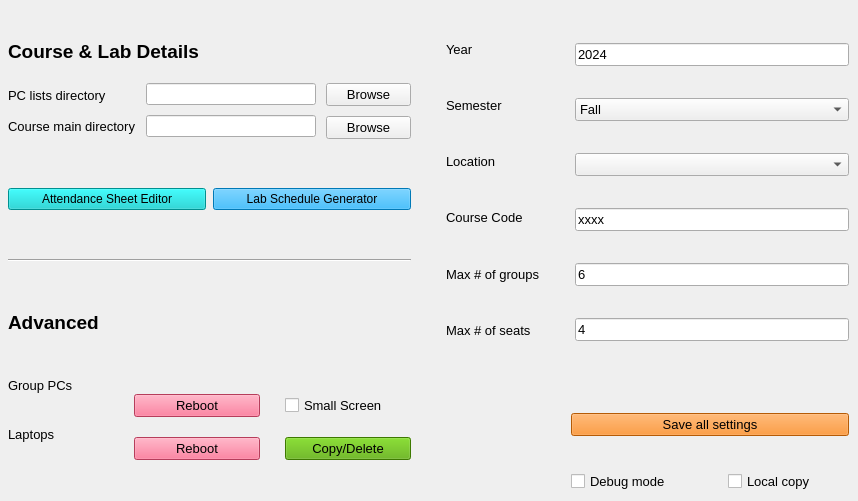
    <widget class="QWidget" name="Settings">
     <attribute name="title">
      <string>Settings</string>
     </attribute>
     <widget class="QWidget" name="layoutWidget">
      <property name="geometry">
       <rect>
        <x>8</x>
        <y>11</y>
        <width>841</width>
        <height>481</height>
       </rect>
      </property>
      <layout class="QHBoxLayout" name="horizontalLayout_4">
       <property name="spacing">
        <number>35</number>
       </property>
       <item>
        <layout class="QVBoxLayout" name="verticalLayout_15" stretch="1,0,0,1">
         <property name="spacing">
          <number>20</number>
         </property>
         <item>
          <layout class="QVBoxLayout" name="verticalLayout_16">
           <item>
            <widget class="QLabel" name="label_43">
             <property name="sizePolicy">
              <sizepolicy hsizetype="Preferred" vsizetype="Fixed">
               <horstretch>0</horstretch>
               <verstretch>0</verstretch>
              </sizepolicy>
             </property>
             <property name="font">
              <font>
               <family>Arial</family>
               <pointsize>14</pointsize>
               <weight>75</weight>
               <bold>true</bold>
              </font>
             </property>
             <property name="text">
              <string>Course &amp; Lab Details</string>
             </property>
            </widget>
           </item>
           <item>
            <layout class="QHBoxLayout" name="horizontalLayout_8" stretch="1,2,1">
             <property name="spacing">
              <number>10</number>
             </property>
             <item>
              <layout class="QVBoxLayout" name="verticalLayout_17">
               <item>
                <spacer name="verticalSpacer_4">
                 <property name="orientation">
                  <enum>Qt::Vertical</enum>
                 </property>
                 <property name="sizeType">
                  <enum>QSizePolicy::Fixed</enum>
                 </property>
                 <property name="sizeHint" stdset="0">
                  <size>
                   <width>20</width>
                   <height>2</height>
                  </size>
                 </property>
                </spacer>
               </item>
               <item>
                <widget class="QLabel" name="label_48">
                 <property name="font">
                  <font>
                   <family>Arial</family>
                   <pointsize>10</pointsize>
                  </font>
                 </property>
                 <property name="text">
                  <string>PC lists directory</string>
                 </property>
                </widget>
               </item>
               <item>
                <widget class="QLabel" name="label_44">
                 <property name="font">
                  <font>
                   <family>Arial</family>
                   <pointsize>10</pointsize>
                   <weight>50</weight>
                   <bold>false</bold>
                  </font>
                 </property>
                 <property name="text">
                  <string>Course main directory</string>
                 </property>
                </widget>
               </item>
               <item>
                <spacer name="verticalSpacer_3">
                 <property name="orientation">
                  <enum>Qt::Vertical</enum>
                 </property>
                 <property name="sizeType">
                  <enum>QSizePolicy::Fixed</enum>
                 </property>
                 <property name="sizeHint" stdset="0">
                  <size>
                   <width>20</width>
                   <height>2</height>
                  </size>
                 </property>
                </spacer>
               </item>
              </layout>
             </item>
             <item>
              <layout class="QVBoxLayout" name="verticalLayout_18">
               <item>
                <widget class="QLineEdit" name="lineEdit_pc_dir">
                 <property name="text">
                  <string/>
                 </property>
                </widget>
               </item>
               <item>
                <widget class="QLineEdit" name="lineEdit_course_dir">
                 <property name="text">
                  <string/>
                 </property>
                </widget>
               </item>
              </layout>
             </item>
             <item>
              <layout class="QVBoxLayout" name="verticalLayout_19">
               <item>
                <widget class="QPushButton" name="pushButton_pc_browse">
                 <property name="font">
                  <font>
                   <family>Arial</family>
                   <pointsize>10</pointsize>
                  </font>
                 </property>
                 <property name="text">
                  <string>Browse</string>
                 </property>
                </widget>
               </item>
               <item>
                <widget class="QPushButton" name="pushButton_course_dir_browse">
                 <property name="font">
                  <font>
                   <family>Arial</family>
                   <pointsize>10</pointsize>
                  </font>
                 </property>
                 <property name="text">
                  <string>Browse</string>
                 </property>
                </widget>
               </item>
              </layout>
             </item>
            </layout>
           </item>
          </layout>
         </item>
         <item>
          <layout class="QHBoxLayout" name="horizontalLayout_11" stretch="0,0">
           <property name="spacing">
            <number>7</number>
           </property>
           <item>
            <widget class="QPushButton" name="pushButton_attEdit">
             <property name="styleSheet">
              <string notr="true">background-color: rgb(0, 202, 202);</string>
             </property>
             <property name="text">
              <string>Attendance Sheet Editor</string>
             </property>
            </widget>
           </item>
           <item>
            <widget class="QPushButton" name="pushButton_labScheduler">
             <property name="styleSheet">
              <string notr="true">background-color: rgb(0, 170, 255);</string>
             </property>
             <property name="text">
              <string>Lab Schedule Generator</string>
             </property>
            </widget>
           </item>
          </layout>
         </item>
         <item>
          <widget class="Line" name="line_2">
           <property name="orientation">
            <enum>Qt::Horizontal</enum>
           </property>
          </widget>
         </item>
         <item>
          <layout class="QVBoxLayout" name="verticalLayout_20">
           <item>
            <widget class="QLabel" name="label_49">
             <property name="sizePolicy">
              <sizepolicy hsizetype="Preferred" vsizetype="Fixed">
               <horstretch>0</horstretch>
               <verstretch>0</verstretch>
              </sizepolicy>
             </property>
             <property name="font">
              <font>
               <family>Arial</family>
               <pointsize>14</pointsize>
               <weight>75</weight>
               <bold>true</bold>
              </font>
             </property>
             <property name="text">
              <string>Advanced</string>
             </property>
            </widget>
           </item>
           <item>
            <layout class="QHBoxLayout" name="horizontalLayout_9">
             <item>
              <layout class="QVBoxLayout" name="verticalLayout_21">
               <property name="sizeConstraint">
                <enum>QLayout::SetDefaultConstraint</enum>
               </property>
               <item>
                <spacer name="verticalSpacer_6">
                 <property name="orientation">
                  <enum>Qt::Vertical</enum>
                 </property>
                 <property name="sizeType">
                  <enum>QSizePolicy::Fixed</enum>
                 </property>
                 <property name="sizeHint" stdset="0">
                  <size>
                   <width>20</width>
                   <height>10</height>
                  </size>
                 </property>
                </spacer>
               </item>
               <item>
                <widget class="QLabel" name="label_50">
                 <property name="sizePolicy">
                  <sizepolicy hsizetype="Preferred" vsizetype="Fixed">
                   <horstretch>0</horstretch>
                   <verstretch>0</verstretch>
                  </sizepolicy>
                 </property>
                 <property name="font">
                  <font>
                   <family>Arial</family>
                   <pointsize>10</pointsize>
                   <weight>50</weight>
                   <bold>false</bold>
                  </font>
                 </property>
                 <property name="text">
                  <string>Group PCs</string>
                 </property>
                </widget>
               </item>
               <item>
                <widget class="QLabel" name="label_51">
                 <property name="sizePolicy">
                  <sizepolicy hsizetype="Preferred" vsizetype="Fixed">
                   <horstretch>0</horstretch>
                   <verstretch>0</verstretch>
                  </sizepolicy>
                 </property>
                 <property name="font">
                  <font>
                   <family>Arial</family>
                   <pointsize>10</pointsize>
                   <weight>50</weight>
                   <bold>false</bold>
                  </font>
                 </property>
                 <property name="text">
                  <string>Laptops</string>
                 </property>
                </widget>
               </item>
               <item>
                <spacer name="verticalSpacer_5">
                 <property name="orientation">
                  <enum>Qt::Vertical</enum>
                 </property>
                 <property name="sizeType">
                  <enum>QSizePolicy::Fixed</enum>
                 </property>
                 <property name="sizeHint" stdset="0">
                  <size>
                   <width>20</width>
                   <height>2</height>
                  </size>
                 </property>
                </spacer>
               </item>
              </layout>
             </item>
             <item>
              <layout class="QVBoxLayout" name="verticalLayout_9">
               <property name="leftMargin">
                <number>0</number>
               </property>
               <property name="topMargin">
                <number>0</number>
               </property>
               <property name="rightMargin">
                <number>0</number>
               </property>
               <property name="bottomMargin">
                <number>0</number>
               </property>
               <item>
                <spacer name="verticalSpacer_7">
                 <property name="orientation">
                  <enum>Qt::Vertical</enum>
                 </property>
                 <property name="sizeType">
                  <enum>QSizePolicy::Fixed</enum>
                 </property>
                 <property name="sizeHint" stdset="0">
                  <size>
                   <width>20</width>
                   <height>40</height>
                  </size>
                 </property>
                </spacer>
               </item>
               <item>
                <layout class="QHBoxLayout" name="horizontalLayout_20">
                 <item>
                  <widget class="QPushButton" name="pushButton_rebootPCs">
                   <property name="sizePolicy">
                    <sizepolicy hsizetype="Preferred" vsizetype="Fixed">
                     <horstretch>0</horstretch>
                     <verstretch>0</verstretch>
                    </sizepolicy>
                   </property>
                   <property name="minimumSize">
                    <size>
                     <width>126</width>
                     <height>23</height>
                    </size>
                   </property>
                   <property name="maximumSize">
                    <size>
                     <width>126</width>
                     <height>23</height>
                    </size>
                   </property>
                   <property name="font">
                    <font>
                     <family>Arial</family>
                     <pointsize>10</pointsize>
                    </font>
                   </property>
                   <property name="styleSheet">
                    <string notr="true">background-color: rgb(255, 85, 127);</string>
                   </property>
                   <property name="text">
                    <string>Reboot</string>
                   </property>
                  </widget>
                 </item>
                 <item>
                  <spacer name="horizontalSpacer_5">
                   <property name="orientation">
                    <enum>Qt::Horizontal</enum>
                   </property>
                   <property name="sizeType">
                    <enum>QSizePolicy::Fixed</enum>
                   </property>
                   <property name="sizeHint" stdset="0">
                    <size>
                     <width>5</width>
                     <height>5</height>
                    </size>
                   </property>
                  </spacer>
                 </item>
                 <item>
                  <widget class="QCheckBox" name="checkBox_small_scr">
                   <property name="font">
                    <font>
                     <family>Arial</family>
                     <pointsize>10</pointsize>
                    </font>
                   </property>
                   <property name="text">
                    <string>Small Screen</string>
                   </property>
                  </widget>
                 </item>
                </layout>
               </item>
               <item>
                <layout class="QHBoxLayout" name="horizontalLayout_10">
                 <item>
                  <widget class="QPushButton" name="pushButton_rebootLaptops">
                   <property name="sizePolicy">
                    <sizepolicy hsizetype="Preferred" vsizetype="Fixed">
                     <horstretch>0</horstretch>
                     <verstretch>0</verstretch>
                    </sizepolicy>
                   </property>
                   <property name="minimumSize">
                    <size>
                     <width>126</width>
                     <height>23</height>
                    </size>
                   </property>
                   <property name="maximumSize">
                    <size>
                     <width>126</width>
                     <height>23</height>
                    </size>
                   </property>
                   <property name="font">
                    <font>
                     <family>Arial</family>
                     <pointsize>10</pointsize>
                    </font>
                   </property>
                   <property name="styleSheet">
                    <string notr="true">background-color: rgb(255, 85, 127);</string>
                   </property>
                   <property name="text">
                    <string>Reboot</string>
                   </property>
                  </widget>
                 </item>
                 <item>
                  <spacer name="horizontalSpacer_6">
                   <property name="orientation">
                    <enum>Qt::Horizontal</enum>
                   </property>
                   <property name="sizeType">
                    <enum>QSizePolicy::Fixed</enum>
                   </property>
                   <property name="sizeHint" stdset="0">
                    <size>
                     <width>5</width>
                     <height>20</height>
                    </size>
                   </property>
                  </spacer>
                 </item>
                 <item>
                  <widget class="QPushButton" name="pushButton_lpc_remote_files">
                   <property name="minimumSize">
                    <size>
                     <width>126</width>
                     <height>23</height>
                    </size>
                   </property>
                   <property name="maximumSize">
                    <size>
                     <width>126</width>
                     <height>23</height>
                    </size>
                   </property>
                   <property name="font">
                    <font>
                     <family>Arial</family>
                     <pointsize>10</pointsize>
                    </font>
                   </property>
                   <property name="styleSheet">
                    <string notr="true">background-color: rgb(85, 170, 0);</string>
                   </property>
                   <property name="text">
                    <string>Copy/Delete</string>
                   </property>
                  </widget>
                 </item>
                </layout>
               </item>
              </layout>
             </item>
            </layout>
           </item>
          </layout>
         </item>
        </layout>
       </item>
       <item>
        <layout class="QVBoxLayout" name="verticalLayout_6" stretch="5,0,1">
         <item>
          <layout class="QVBoxLayout" name="verticalLayout_5">
           <item>
            <layout class="QHBoxLayout" name="horizontalLayout_2">
             <item>
              <layout class="QVBoxLayout" name="verticalLayout_3" stretch="0,1,1,1,1,1,1,0">
               <property name="spacing">
                <number>0</number>
               </property>
               <item>
                <spacer name="verticalSpacer_2">
                 <property name="orientation">
                  <enum>Qt::Vertical</enum>
                 </property>
                 <property name="sizeType">
                  <enum>QSizePolicy::Fixed</enum>
                 </property>
                 <property name="sizeHint" stdset="0">
                  <size>
                   <width>20</width>
                   <height>10</height>
                  </size>
                 </property>
                </spacer>
               </item>
               <item>
                <widget class="QLabel" name="label_34">
                 <property name="font">
                  <font>
                   <family>Arial</family>
                   <pointsize>10</pointsize>
                   <weight>50</weight>
                   <bold>false</bold>
                  </font>
                 </property>
                 <property name="text">
                  <string>Year</string>
                 </property>
                </widget>
               </item>
               <item>
                <widget class="QLabel" name="label_37">
                 <property name="font">
                  <font>
                   <family>Arial</family>
                   <pointsize>10</pointsize>
                  </font>
                 </property>
                 <property name="text">
                  <string>Semester</string>
                 </property>
                </widget>
               </item>
               <item>
                <widget class="QLabel" name="label_4">
                 <property name="font">
                  <font>
                   <family>Arial</family>
                   <pointsize>10</pointsize>
                   <weight>50</weight>
                   <bold>false</bold>
                  </font>
                 </property>
                 <property name="text">
                  <string>Location</string>
                 </property>
                </widget>
               </item>
               <item>
                <widget class="QLabel" name="label_52">
                 <property name="font">
                  <font>
                   <family>Arial</family>
                   <pointsize>10</pointsize>
                   <weight>50</weight>
                   <bold>false</bold>
                  </font>
                 </property>
                 <property name="text">
                  <string>Course Code</string>
                 </property>
                </widget>
               </item>
               <item>
                <widget class="QLabel" name="label_53">
                 <property name="font">
                  <font>
                   <family>Arial</family>
                   <pointsize>10</pointsize>
                  </font>
                 </property>
                 <property name="text">
                  <string>Max # of groups</string>
                 </property>
                </widget>
               </item>
               <item>
                <widget class="QLabel" name="label_15">
                 <property name="font">
                  <font>
                   <family>Arial</family>
                   <pointsize>10</pointsize>
                  </font>
                 </property>
                 <property name="text">
                  <string>Max # of seats</string>
                 </property>
                </widget>
               </item>
               <item>
                <spacer name="verticalSpacer">
                 <property name="orientation">
                  <enum>Qt::Vertical</enum>
                 </property>
                 <property name="sizeType">
                  <enum>QSizePolicy::Fixed</enum>
                 </property>
                 <property name="sizeHint" stdset="0">
                  <size>
                   <width>20</width>
                   <height>20</height>
                  </size>
                 </property>
                </spacer>
               </item>
              </layout>
             </item>
             <item>
              <layout class="QVBoxLayout" name="verticalLayout_4">
               <property name="spacing">
                <number>0</number>
               </property>
               <item>
                <widget class="QLineEdit" name="lineEdit_year">
                 <property name="font">
                  <font>
                   <family>Arial</family>
                   <pointsize>10</pointsize>
                   <weight>50</weight>
                   <bold>false</bold>
                  </font>
                 </property>
                 <property name="text">
                  <string>2024</string>
                 </property>
                </widget>
               </item>
               <item>
                <widget class="QComboBox" name="comboBox_semester">
                 <property name="font">
                  <font>
                   <family>Arial</family>
                   <pointsize>10</pointsize>
                  </font>
                 </property>
                 <item>
                  <property name="text">
                   <string>Fall</string>
                  </property>
                 </item>
                 <item>
                  <property name="text">
                   <string>Winter</string>
                  </property>
                 </item>
                 <item>
                  <property name="text">
                   <string>Summer</string>
                  </property>
                 </item>
                </widget>
               </item>
               <item>
                <widget class="QComboBox" name="comboBox_room">
                 <property name="font">
                  <font>
                   <family>Arial</family>
                   <pointsize>10</pointsize>
                  </font>
                 </property>
                </widget>
               </item>
               <item>
                <widget class="QLineEdit" name="lineEdit_code">
                 <property name="font">
                  <font>
                   <family>Arial</family>
                   <pointsize>10</pointsize>
                   <weight>50</weight>
                   <bold>false</bold>
                  </font>
                 </property>
                 <property name="text">
                  <string>xxxx</string>
                 </property>
                </widget>
               </item>
               <item>
                <widget class="QLineEdit" name="lineEdit_ngroups">
                 <property name="font">
                  <font>
                   <family>Arial</family>
                   <pointsize>10</pointsize>
                  </font>
                 </property>
                 <property name="text">
                  <string>6</string>
                 </property>
                </widget>
               </item>
               <item>
                <widget class="QLineEdit" name="lineEdit_nbenches">
                 <property name="font">
                  <font>
                   <family>Arial</family>
                   <pointsize>10</pointsize>
                  </font>
                 </property>
                 <property name="text">
                  <string>4</string>
                 </property>
                </widget>
               </item>
              </layout>
             </item>
            </layout>
           </item>
          </layout>
         </item>
         <item>
          <layout class="QHBoxLayout" name="horizontalLayout_5">
           <item>
            <spacer name="horizontalSpacer_2">
             <property name="orientation">
              <enum>Qt::Horizontal</enum>
             </property>
             <property name="sizeType">
              <enum>QSizePolicy::Fixed</enum>
             </property>
             <property name="sizeHint" stdset="0">
              <size>
               <width>125</width>
               <height>20</height>
              </size>
             </property>
            </spacer>
           </item>
           <item>
            <widget class="QPushButton" name="pushButton_save_settings">
             <property name="font">
              <font>
               <family>Arial</family>
               <pointsize>10</pointsize>
              </font>
             </property>
             <property name="styleSheet">
              <string notr="true">background-color: rgb(253, 128, 8);</string>
             </property>
             <property name="text">
              <string>Save all settings</string>
             </property>
            </widget>
           </item>
          </layout>
         </item>
         <item>
          <layout class="QHBoxLayout" name="horizontalLayout_3">
           <item>
            <spacer name="horizontalSpacer_4">
             <property name="orientation">
              <enum>Qt::Horizontal</enum>
             </property>
             <property name="sizeType">
              <enum>QSizePolicy::Fixed</enum>
             </property>
             <property name="sizeHint" stdset="0">
              <size>
               <width>125</width>
               <height>20</height>
              </size>
             </property>
            </spacer>
           </item>
           <item>
            <widget class="QCheckBox" name="checkBox_debugMode">
             <property name="font">
              <font>
               <family>Arial</family>
               <pointsize>10</pointsize>
              </font>
             </property>
             <property name="text">
              <string>Debug mode</string>
             </property>
            </widget>
           </item>
           <item>
            <widget class="QCheckBox" name="checkBox_localCopy">
             <property name="font">
              <font>
               <family>Arial</family>
               <pointsize>10</pointsize>
              </font>
             </property>
             <property name="text">
              <string>Local copy</string>
             </property>
            </widget>
           </item>
          </layout>
         </item>
        </layout>
       </item>
      </layout>
     </widget>
    </widget>
